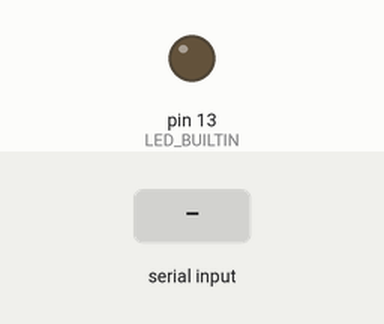
This sketch was run on a simulated Arduino Uno, built with avr-gcc and run on an emulated ATmega328P. Shown: output pins drawn as LEDs (lit = HIGH). The inputs (shaded band) are chosen by the test bench.

Above: at 1.2 s.
1.3 s: byte 1 (1) received over Serial
At 2.4 s:
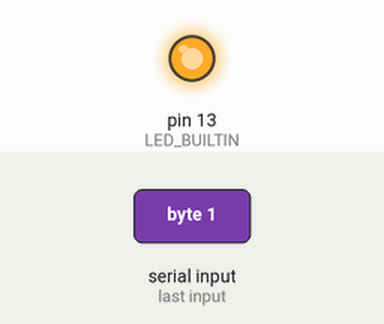
Timing chart, 0 to 4.3 s (numbered marks = the images above; inputs shaded):
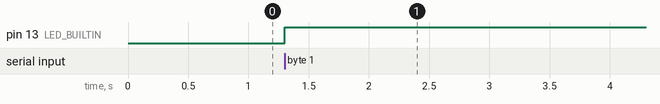

Measured:
- after the input at 1.3 s, pin 13 (LED_BUILTIN): LOW → HIGH at once

The sketch:

ex7_B.ino
```cpp
// Serial lab, Exercise 7, Arduino B: remote machine, LED shows the state
void setup() { Serial.begin(9600); pinMode(LED_BUILTIN, OUTPUT); }
void loop() {
  if (Serial.available() > 0) {
    int cmd = Serial.read();
    if (cmd == 1) digitalWrite(LED_BUILTIN, HIGH);
    else if (cmd == 0) digitalWrite(LED_BUILTIN, LOW);
  }
}
```
